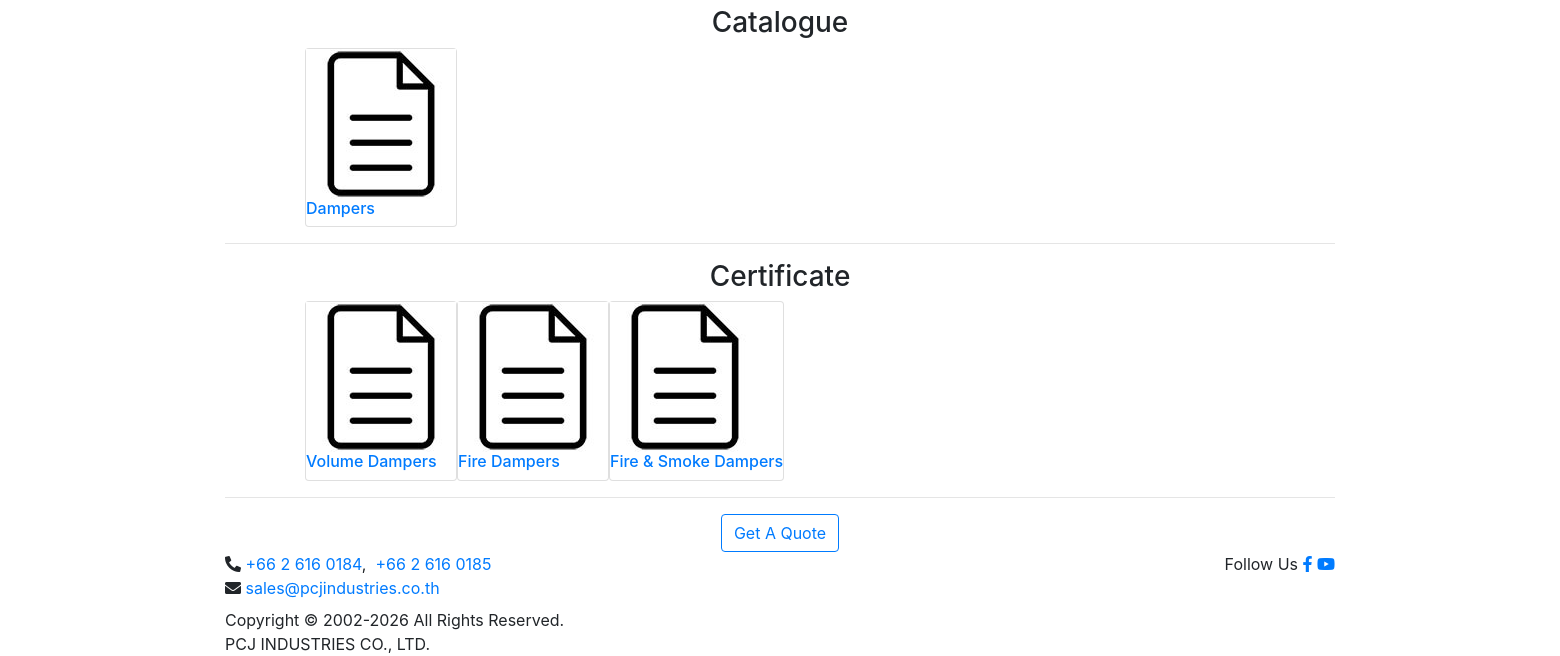
Page /en/product/duct-damper (lower part) on the earlier database version.
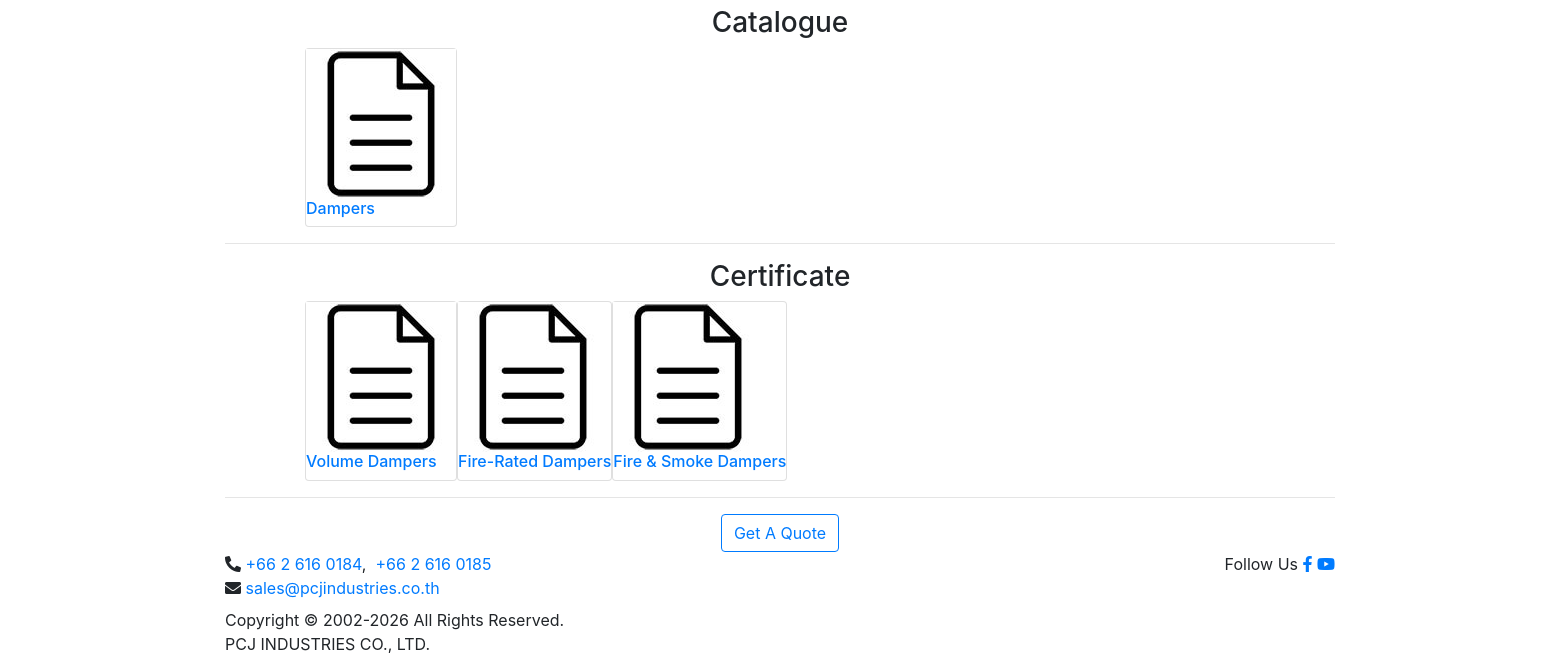
Same page on the later database version.
### document/models.py (models this page shows, shortened)
class Document(models.Model):
    product_type = models.CharField(
        max_length=6,
        choices=settings.CONSTANTS['product_choices'],
        default=settings.CONSTANTS['product_choices'][0][0],
    )
    document_type = models.CharField(
        max_length=5,
        choices=settings.CONSTANTS['document_choices'],
        default=settings.CONSTANTS['document_choices'][0][0],
    )
    title_en    = models.CharField(max_length=255, verbose_name='title english')
    title_th    = models.CharField(max_length=255, blank=True, verbose_name='title thai')
    image       = models.ImageField(upload_to='document', blank=True)
    doc_en      = models.FileField(upload_to='document', verbose_name='document english')
    doc_th      = models.FileField(upload_to='document', blank=True, verbose_name='document thai')
    order       = models.PositiveIntegerField(default=0, blank=False, null=False)
    @property
    def title(self):
        return self.title_th if get_language()=='th' and self.title_th else self.title_en
    @property
    def doc(self):
        return self.doc_th if get_language()=='th' and self.doc_th else self.doc_en
    class Meta:
        ordering = ('order',)

### product/views.py (the view)
# urls.py: path('duct-damper', list_other_damper, name='product-ddp'),
def list_other_damper(request):
    ddp = Product.objects.filter(product_type='ddp')
    docs = doc_list('ddp')
    return render(request, 'product/ddp_list.html', {
        'product_desc': _('ddp-desc'),
        'please_click': _('please-click'),
        'products': ddp,
        'docs': docs,
        'meta_title': _('meta-title-ddp')+" | "+_('pcj-industries-short'),
        'meta_desc': _('meta-desc-ddp'),
        'meta_kw': _('meta-kw-ddp'),
        'meta_img': request.build_absolute_uri(static('images/duct_dampers.jpg')),
        'meta_robots': 'index, nofollow',
    })

### document/views.py (called while the page is built)
def doc_list(product_type):
    docs = {}
    for i in settings.CONSTANTS['document_choices']:
        docs[i[0]] = Document.objects.filter(product_type=product_type, document_type=i[0])
    return docs

### page/templatetags/alter_lang_uri.py (called while the page is built)
@register.simple_tag
def alter_lang_uri(request, lang):
    url = request.get_full_path()
    new_url = "/" + lang + url[3:]
    new_uri = request.build_absolute_uri(new_url)
    return new_uri

### product/templates/product/ddp_list.html (shortened to what this page needs)
{% extends 'base.html' %}
{% load static i18n %}
{% block content %}
    <br>
    <div class="container">
        <br>
        {% include 'tab.html' %}
        <div class="text-center">
            <a href="mailto:{{EMAIL_SALES}}" class="btn btn-outline-primary text-capitalize">{% trans 'get-a-quote' %}</a>
        </div>
    </div>
{% endblock %}

### templates/tab.html
{% load static i18n %}
{% for doc in docs.items %}
    {% if doc.1 %}
        <h3 class="text-center text-capitalize">{% trans doc.0 %}</h3>
        <div class="row justify-content-center">
            <div class="col-md-10 section-document">
                <div class="row">
                    {% for item in doc.1 %}
                    <a class="card" href="{{item.doc.url}}" target="_blank">
                        <div class="frame">
                            {% if item.image %}
                            <img src="{{item.image.url}}">
                            {% else %}
                            <img src="{% static 'images/document.jpg' %}">
                            {% endif %}
                        </div>
                        <h6>{{item.title}}</h6>
                    </a>
                    {% endfor %}
                </div>
            </div>
        </div>
        <hr>
    {% endif %}
{% endfor %}

Differences in the rows shown:
changed Document: title "Fire Dampers" → "Fire-Rated Dampers"
